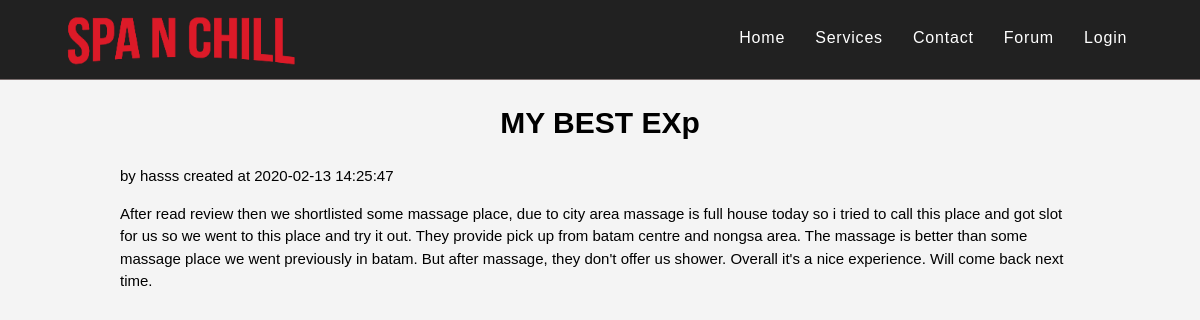
The page /forum/post.php?id=38 on the database its author committed.
### tables this page shows
CREATE TABLE `posts` (
  `id` int(11) NOT NULL,
  `user_id` int(11) NOT NULL,
  `title` varchar(255) NOT NULL,
  `content` text NOT NULL,
  `image` varchar(255) NOT NULL,
  `created_at` timestamp NOT NULL DEFAULT CURRENT_TIMESTAMP
);

CREATE TABLE `users` (
  `id` int(11) NOT NULL,
  `username` varchar(191) NOT NULL,
  `password` varchar(191) NOT NULL,
  `firstName` varchar(191) NOT NULL,
  `lastName` varchar(191) NOT NULL,
  `created_at` timestamp NOT NULL DEFAULT CURRENT_TIMESTAMP
);

### forum/post.php (the view, shortened to what this page needs)
<!DOCTYPE html>
<html lang="en">
<head>
    <link rel="stylesheet" href="./../style.css">
</head>
<body>
    <nav>
        <div class="container-fluid">
        <div class="nav-logo">
            <a href="./"><img style="height:64px; display:block; float:left" src="./../images/navbrand.png" alt=""></a>
        </div>
        <ul class="nav-left">
        <li><a href="./../">Home</a></li>
                <li><a href="./../services.php">Services</a></li>
                <li><a href="./../contact.php">Contact</a></li>
                <li><a href="./">Forum</a></li>
                <?php if(isset($_SESSION['user'])):?>
                <li><a href="./../auth/users/profile.php"><?=$_SESSION['user']?></a></li>
                <li><form action="./../auth/users/logout.php"><input
                style="margin:0; padding:0; background-color: transparent; font-size: 1em; font-family: Poppins" type="submit" value="Log-out" name="logout"></form></li>
                <?php else: ?>
                    <li><a href="./../auth/users/login.php">Login</a></li>
                <?php endif; ?>
            </ul>
        </div>
    </nav>
    <?php
            if(isset($_GET['id'])){
                $id = $_GET['id'];
            }
            $mysqli = new mysqli('localhost', 'root', '', 'spanchill');
            $stmt = $mysqli->prepare("SELECT image, posts.id, posts.created_at, title, username, content  FROM posts INNER JOIN users ON posts.user_id = users.id where posts.id = ?");
            $stmt->bind_param("s", $id);
            $stmt->execute();
            $result = $stmt->get_result();
            if($result->num_rows > 0){
            ?>
            <?php
                while($row = $result->fetch_assoc()) {
                ?>
                <div class="container">
                <div>
                    <h1 style="text-align: center"><?=$row['title']?></h1>
                </div>
                <div>
                    <p>by <?=$row['username']?> created at <?=$row['created_at']?></p>
                </div>
                <div>
                     <?=$row['content']?>
                </div>
            </div>
                <?php
                }
            }
            else{
                echo "<h1>NO POST<h1>";
          }
          ?>
    <br>
    <br><br>
</body>
</html>

### style.css (style rules this page uses)
html { scroll-behavior: smooth; }
a { text-decoration: none; }
body { font: 15px/1.5 Poppins,sans-serif; padding:0; margin:0; background-color:#f4f4f4; }
.container { max-width: 80%; margin:auto; overflow:hidden; }
.container-fluid { max-width: 90%; margin:auto; overflow:hidden; }
nav { width: 100%; height: 4rem; background-color: #212121; color: white; z-index: 1; position: sticky; border-bottom: #c0abab8e .5px solid; padding-top: 10px; padding-bottom: 5px; }
.nav-left { font-size: 1rem; float: right; }
.nav-left li { display: inline-block; margin: 0 .8rem; }
.nav-left li a { letter-spacing: 0.05rem; text-decoration: none; color: #ffffff; padding-bottom: 5px; }
:root { --modal-duration: 1s; --modal-color: #2980b9; }

### rows shown on the page
posts: title "MY BEST EXp", user.username "hasss", created_at "2020-02-13 14:25:47", content "After read review then we shortlisted some massage place, due to city area massage is full house today so i tried to call this place and got slot for us so we went to this place and try it out. They provide pick up from batam centre and nongsa area. The massage is better than some massage place we went previously in batam. But after massage, they don't offer us shower. Overall it's a nice experience. Will come back next time."
